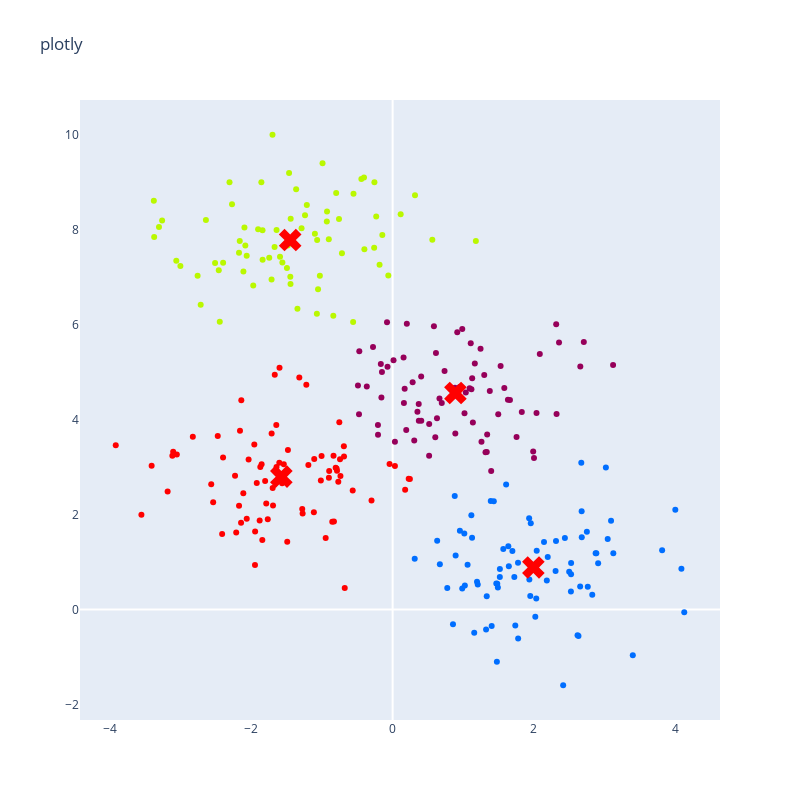

Notebook cell for this chart:
### Code cell
import numpy as np
import plotly.graph_objects as go
from sklearn.cluster import KMeans
from sklearn.datasets import make_blobs

data_test, _ = make_blobs(n_samples=300, centers=4, cluster_std=0.9, random_state=0)
print(data_test.shape)

kmeans = KMeans(n_clusters=4, random_state=0).fit(data_test)
labels = kmeans.labels_
centroids = kmeans.cluster_centers_

fig = go.Figure(
    data=go.Scatter(
        x=data_test[:, 0],
        y=data_test[:, 1],
        mode="markers",
        marker=dict(
            color=labels,
            colorscale="rainbow",
        ),
        hovertemplate="x: %{x}<br>y: %{y}<extra></extra>",
        showlegend=False,
    ),
    layout=go.Layout(
        title="plotly",
        width=800,
        height=800,
        xaxis=dict(showgrid=False),
        yaxis=dict(showgrid=False),
    ),
)
for i, (cx, cy) in enumerate(centroids):
    fig.add_scatter(
        x=[cx],
        y=[cy],
        mode="markers+text",
        marker=dict(
            color="red",
            size=20,
            symbol="x",
        ),
        text=[f"Centroid {i}"],
        textposition="top center",
        showlegend=False,
        hovertemplate="x: %{x}<br>y: %{y}<extra></extra>",
    )

fig.show()

### Figure 1 — Plotly figure (JSON) as saved in the notebook; plotly's stock layout.template omitted (floating-point values rounded to 4 significant figures; data arrays with more than 128 entries replaced by an {"elided": "..."} marker saying what was removed)
{"data": [{"hovertemplate": "x: %{x}<br>y: %{y}<extra></extra>", "marker": {"color": {"elided": "300 int values"}, "colorscale": [[0, "rgb(150,0,90)"], [0.125, "rgb(0,0,200)"], [0.25, "rgb(0,25,255)"], [0.375, "rgb(0,152,255)"], [0.5, "rgb(44,255,150)"], [0.625, "rgb(151,255,0)"], [0.75, "rgb(255,234,0)"], [0.875, "rgb(255,111,0)"], [1, "rgb(255,0,0)"]]}, "mode": "markers", "showlegend": false, "type": "scatter", "x": {"elided": "300 float values"}, "y": {"elided": "300 float values"}}, {"hovertemplate": "x: %{x}<br>y: %{y}<extra></extra>", "marker": {"color": "red", "size": 20, "symbol": "x"}, "mode": "markers", "showlegend": false, "text": ["Centroid 0"], "textposition": "top center", "type": "scatter", "x": [0.8889], "y": [4.563]}, {"hovertemplate": "x: %{x}<br>y: %{y}<extra></extra>", "marker": {"color": "red", "size": 20, "symbol": "x"}, "mode": "markers", "showlegend": false, "text": ["Centroid 1"], "textposition": "top center", "type": "scatter", "x": [1.993], "y": [0.8853]}, {"hovertemplate": "x: %{x}<br>y: %{y}<extra></extra>", "marker": {"color": "red", "size": 20, "symbol": "x"}, "mode": "markers", "showlegend": false, "text": ["Centroid 2"], "textposition": "top center", "type": "scatter", "x": [-1.451], "y": [7.787]}, {"hovertemplate": "x: %{x}<br>y: %{y}<extra></extra>", "marker": {"color": "red", "size": 20, "symbol": "x"}, "mode": "markers", "showlegend": false, "text": ["Centroid 3"], "textposition": "top center", "type": "scatter", "x": [-1.576], "y": [2.8]}], "layout": {"height": 800, "title": {"text": "plotly"}, "width": 800, "xaxis": {"showgrid": false}, "yaxis": {"showgrid": false}}}
